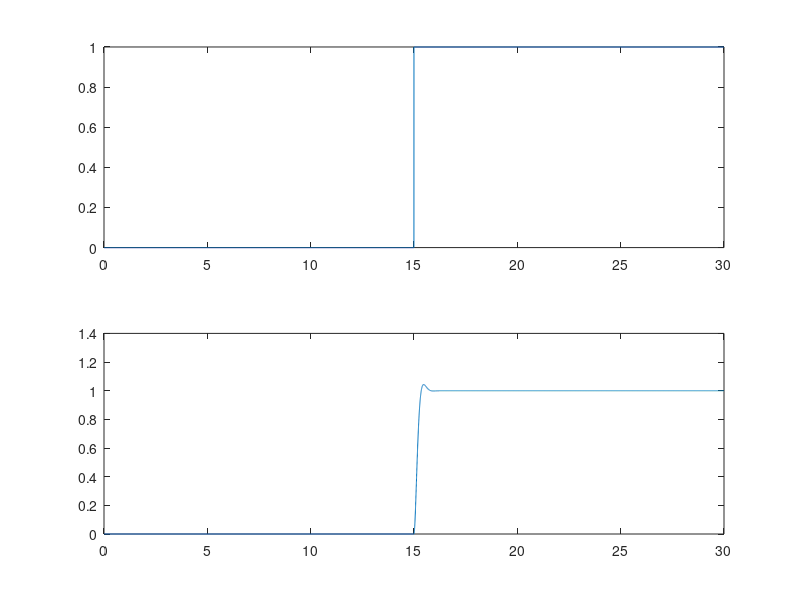

The MATLAB script that drew this image:
clc
clear all
close all

fc = 1.5;
fs = 500;

impulse_ = zeros(1,15000);

impulse_(7500:end) = 1;
t = 0:(1/fs):(length(impulse_)/fs);
%Low Pass filter
[b,a]   = butter(2,fc/(fs/2));
EMG_lpf = filter(b,a,impulse_);

figure
subplot(2,1,1)
plot(t(1:end-1),impulse_(1:end))
subplot(2,1,2)
plot(t(1:end-1),EMG_lpf(1:end));